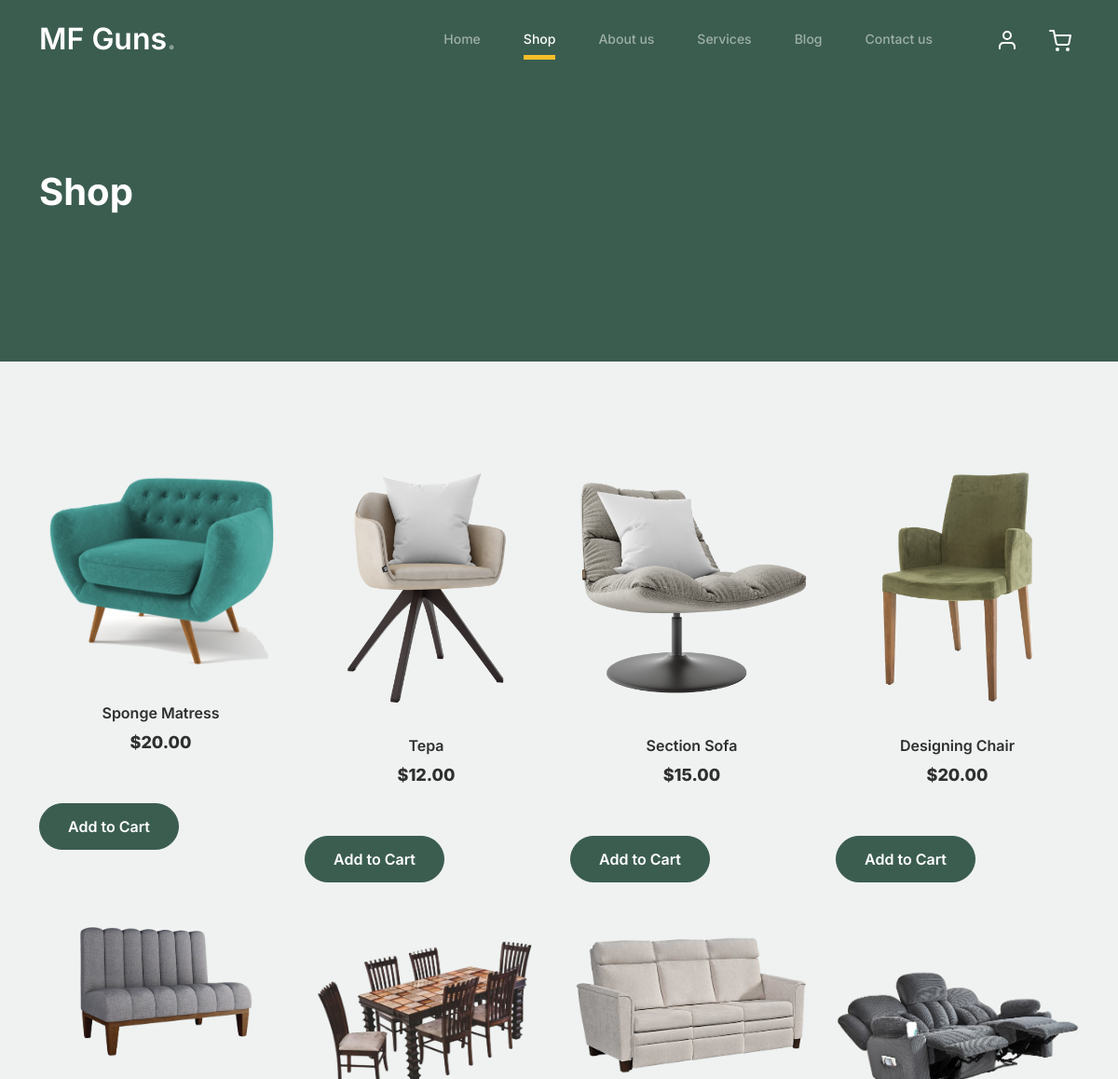
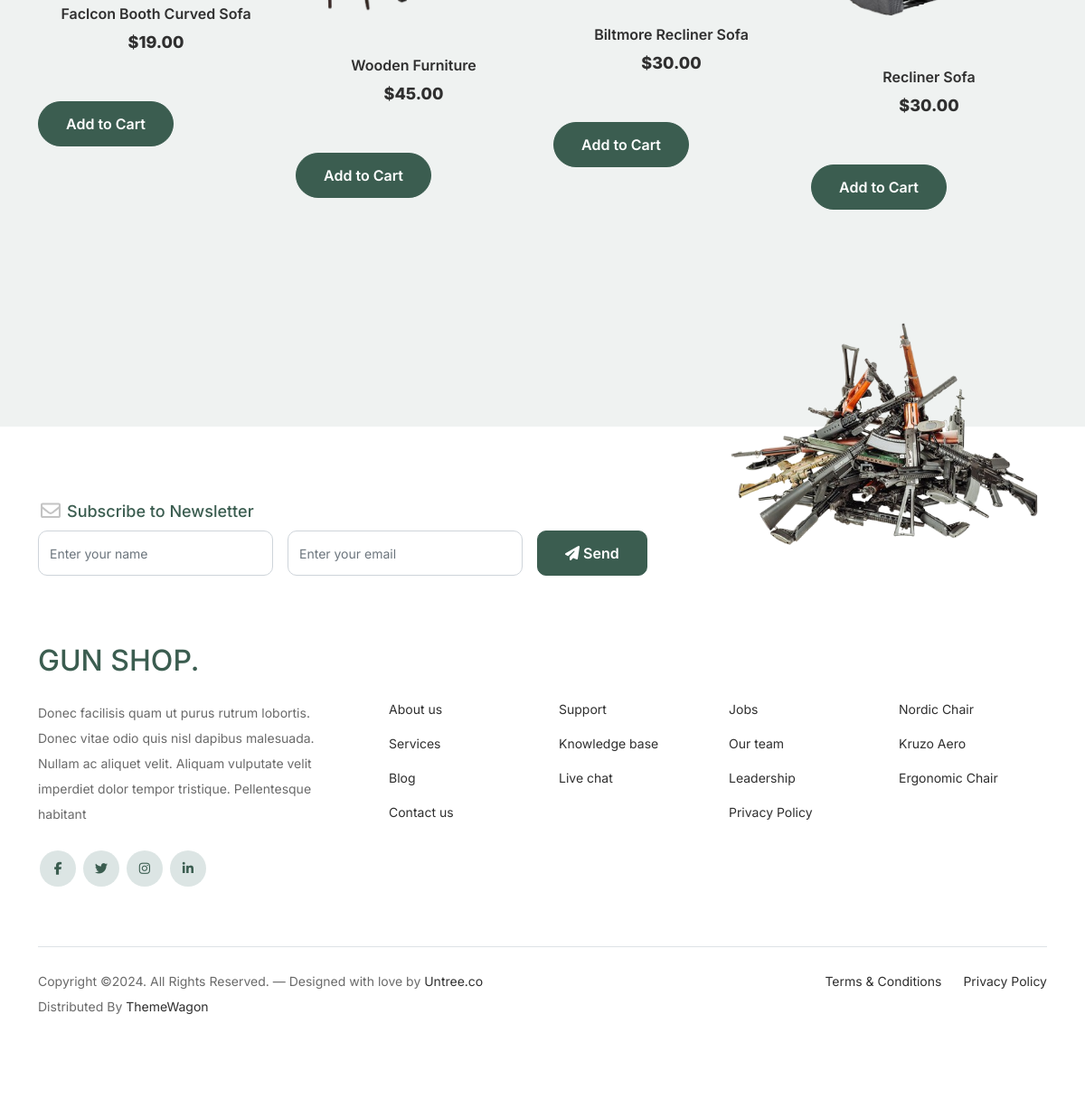
/shop (signed in), run on the app's committed database (2 pictures, top to bottom).
### newapp/models.py (models this page shows, shortened)
class Product(models.Model):
    name = models.CharField(max_length=200, null=True)
    price = models.FloatField()
    digital = models.BooleanField(default=False, null=True, blank=False)
    image = models.ImageField(null=True, blank=True)
    @property
    def imageURL(self):
        try:
            url = self.image.url
        except:
            url = ''
        return url

### newapp/views.py (the view)
# urls.py: path("shop", views.shop, name="shop"),
def shop(request):
    products = Product.objects.all()
    context = {'products': products}
    if request.method == 'POST':
        username = request.POST.get('username')
        email = request.POST.get('email')
        myuser = newsletter.objects.create(username=username, email=email)
        myuser.save()
    return render(request, "app/shop.html", context)

### templates/app/shop.html (shortened to what this page needs)
{% load static %}
<!doctype html>
<html lang="en">
<head>
		<link href="static/css/bootstrap.min.css" rel="stylesheet">
		<link href="static/https://cdnjs.cloudflare.com/ajax/libs/font-awesome/6.0.0-beta3/css/all.min.css" rel="stylesheet">
		<link href="static/css/tiny-slider.css" rel="stylesheet">
		<link href="static/css/style.css" rel="stylesheet">
	</head>
	<body>
		<nav class="custom-navbar navbar navbar navbar-expand-md navbar-dark bg-dark" arial-label="Furni navigation bar">
			<div class="container">
				<a class="navbar-brand" href="/">MF Guns<span>.</span></a>
				<div class="collapse navbar-collapse" id="navbarsFurni">
					<ul class="custom-navbar-nav navbar-nav ms-auto mb-2 mb-md-0">
						<li class="nav-item ">
							<a class="nav-link" href="/">Home</a>
						</li>
						<li class="active"><a class="nav-link" href="/shop.html">Shop</a></li>
						<li><a class="nav-link" href="/about">About us</a></li>
						<li><a class="nav-link" href="/service">Services</a></li>
						<li><a class="nav-link" href="/blog">Blog</a></li>
						<li><a class="nav-link" href="/contact">Contact us</a></li>
					</ul>
					<ul class="custom-navbar-cta navbar-nav mb-2 mb-md-0 ms-5">
						<li><a class="nav-link" href="#"><img src="static/images/user.svg"></a></li>
						<li><a class="nav-link" href="/cart"><img src="static/images/cart.svg"></a></li>
					</ul>
				</div>
			</div>
		</nav>
			<div class="hero">
				<div class="container">
					<div class="row justify-content-between">
						<div class="col-lg-5">
							<div class="intro-excerpt">
								<h1>Shop</h1>
							</div>
						</div>
						<div class="col-lg-7">
						</div>
					</div>
				</div>
			</div>
		<div class="untree_co-section product-section before-footer-section">
			<div class="container">
				<div class="row">
					{% for product in products %}
						<div class="col-12 col-md-4 col-lg-3 mb-5">
							<a class="product-item" href="#">
								<img src="{{product.imageURL}}" class="img-fluid product-thumbnail">
								<h3 class="product-title">{{ product.name }}</h3>
								<strong class="product-price">${{ product.price|floatformat:2 }}</strong>
							</a>
							<button class="btn btn-primary add-to-cart update-cart" data-product={{product.id}} data-action="add">Add to Cart</button>
						</div>
					{% endfor %}
				</div>
			</div>
		</div>
		<footer class="footer-section">
			<div class="container relative">
				<div class="sofa-img">
					<img src="static/images/gunsgroup.png" alt="Image" class="img-fluid">
				</div>
				<div class="row">
					<div class="col-lg-8">
						<div class="subscription-form">
							<h3 class="d-flex align-items-center"><span class="me-1"><img src="static/images/envelope-outline.svg" alt="Image" class="img-fluid"></span><span>Subscribe to Newsletter</span></h3>
							<form action="" class="row g-3" method="post">
								<div class="col-auto">
									<input type="text" class="form-control" name="username" placeholder="Enter your name">
								</div>
								<div class="col-auto">
									<input type="email" class="form-control" name="email" placeholder="Enter your email">
								</div>
								<div class="col-auto">
									<button class="btn btn-primary" type="submit">
										<span class="fa fa-paper-plane"></span> Send
									</button>
								</div>
							</form>
						</div>
					</div>
				</div>
				<div class="row g-5 mb-5">
					<div class="col-lg-4">
						<div class="mb-4 footer-logo-wrap"><a href="#" class="footer-logo">GUN SHOP<span>.</span></a></div>
						<p class="mb-4">Donec facilisis quam ut purus rutrum lobortis. Donec vitae odio quis nisl dapibus malesuada. Nullam ac aliquet velit. Aliquam vulputate velit imperdiet dolor tempor tristique. Pellentesque habitant</p>
						<ul class="list-unstyled custom-social">
							<li><a href="#"><span class="fa fa-brands fa-facebook-f"></span></a></li>
							<li><a href="#"><span class="fa fa-brands fa-twitter"></span></a></li>
							<li><a href="#"><span class="fa fa-brands fa-instagram"></span></a></li>
							<li><a href="#"><span class="fa fa-brands fa-linkedin"></span></a></li>
						</ul>
					</div>
					<div class="col-lg-8">
						<div class="row links-wrap">
							<div class="col-6 col-sm-6 col-md-3">
								<ul class="list-unstyled">
									<li><a href="/about">About us</a></li>
									<li><a href="/service">Services</a></li>
									<li><a href="/blog">Blog</a></li>
									<li><a href="/contact">Contact us</a></li>
								</ul>
							</div>
							<div class="col-6 col-sm-6 col-md-3">
								<ul class="list-unstyled">
									<li><a href="#">Support</a></li>
									<li><a href="#">Knowledge base</a></li>
									<li><a href="#">Live chat</a></li>
								</ul>
							</div>
							<div class="col-6 col-sm-6 col-md-3">
								<ul class="list-unstyled">
									<li><a href="#">Jobs</a></li>
									<li><a href="#">Our team</a></li>
									<li><a href="#">Leadership</a></li>
									<li><a href="#">Privacy Policy</a></li>
								</ul>
							</div>
							<div class="col-6 col-sm-6 col-md-3">
								<ul class="list-unstyled">
									<li><a href="#">Nordic Chair</a></li>
									<li><a href="#">Kruzo Aero</a></li>
									<li><a href="#">Ergonomic Chair</a></li>
								</ul>
							</div>
						</div>
					</div>
				</div>
				<div class="border-top copyright">
					<div class="row pt-4">
						<div class="col-lg-6">
							<p class="mb-2 text-center text-lg-start">Copyright &copy;. All Rights Reserved. &mdash; Designed with love by <a href="https://untree.co">Untree.co</a>  Distributed By <a href="https://themewagon.com">ThemeWagon</a>
            </p>
						</div>
						<div class="col-lg-6 text-center text-lg-end">
							<ul class="list-unstyled d-inline-flex ms-auto">
								<li class="me-4"><a href="#">Terms &amp; Conditions</a></li>
								<li><a href="#">Privacy Policy</a></li>
							</ul>
						</div>
					</div>
				</div>
			</div>
		</footer>
	</body>
</html>

### data on the page
Product: imageURL (picture), name "Sponge Matress", price "20.00"
Product: imageURL (picture), name "Tepa", price "12.00"
Product: imageURL (picture), name "Section Sofa", price "15.00"
Product: imageURL (picture), name "Designing Chair", price "20.00"
Product: imageURL (picture), name "Faclcon Booth Curved Sofa", price "19.00"
Product: imageURL (picture), name "Wooden Furniture", price "45.00"
Product: imageURL (picture), name "Biltmore Recliner Sofa", price "30.00"
Product: imageURL (picture), name "Recliner Sofa", price "30.00"
